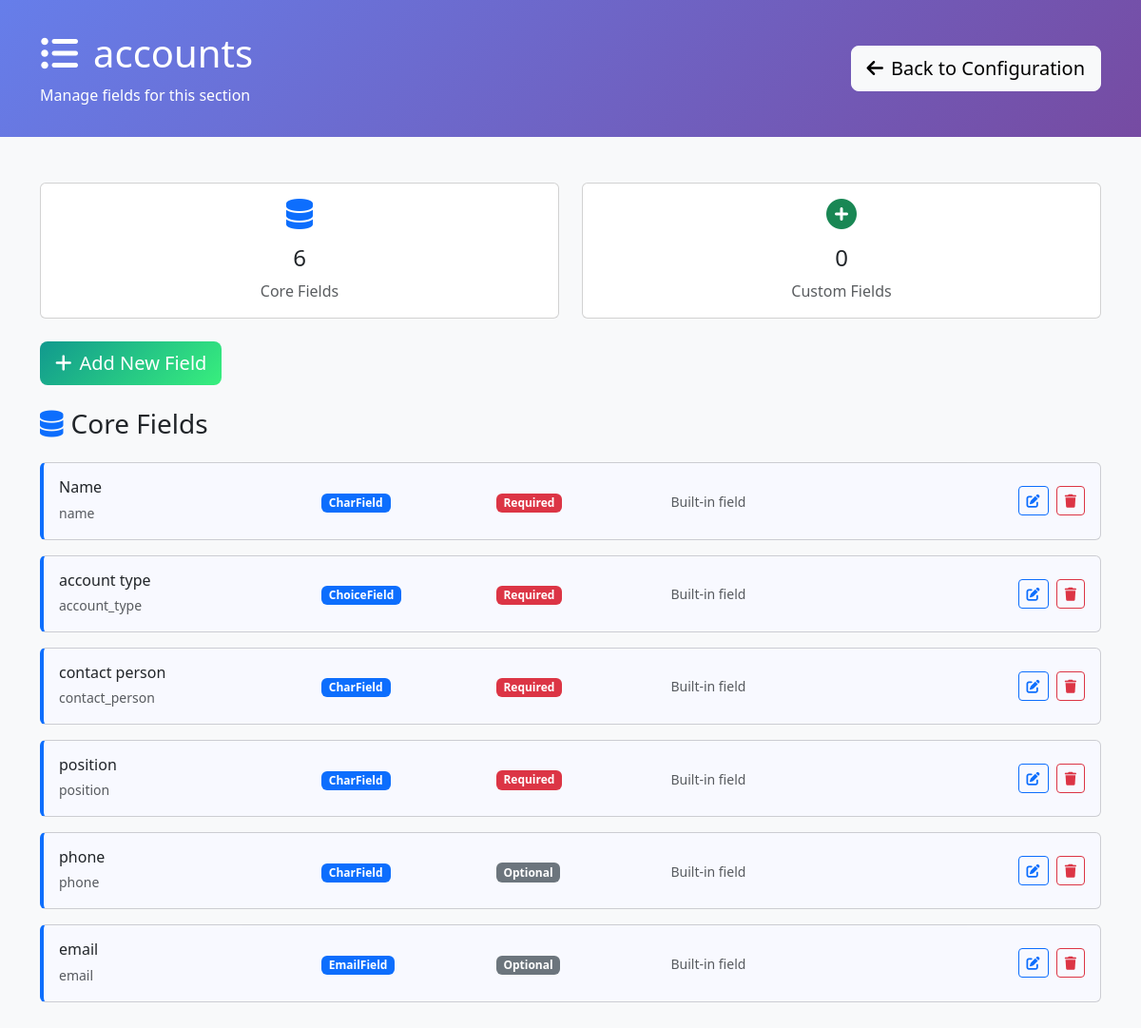
The page /configuration/section/5/ (signed in) on the database as committed earlier.
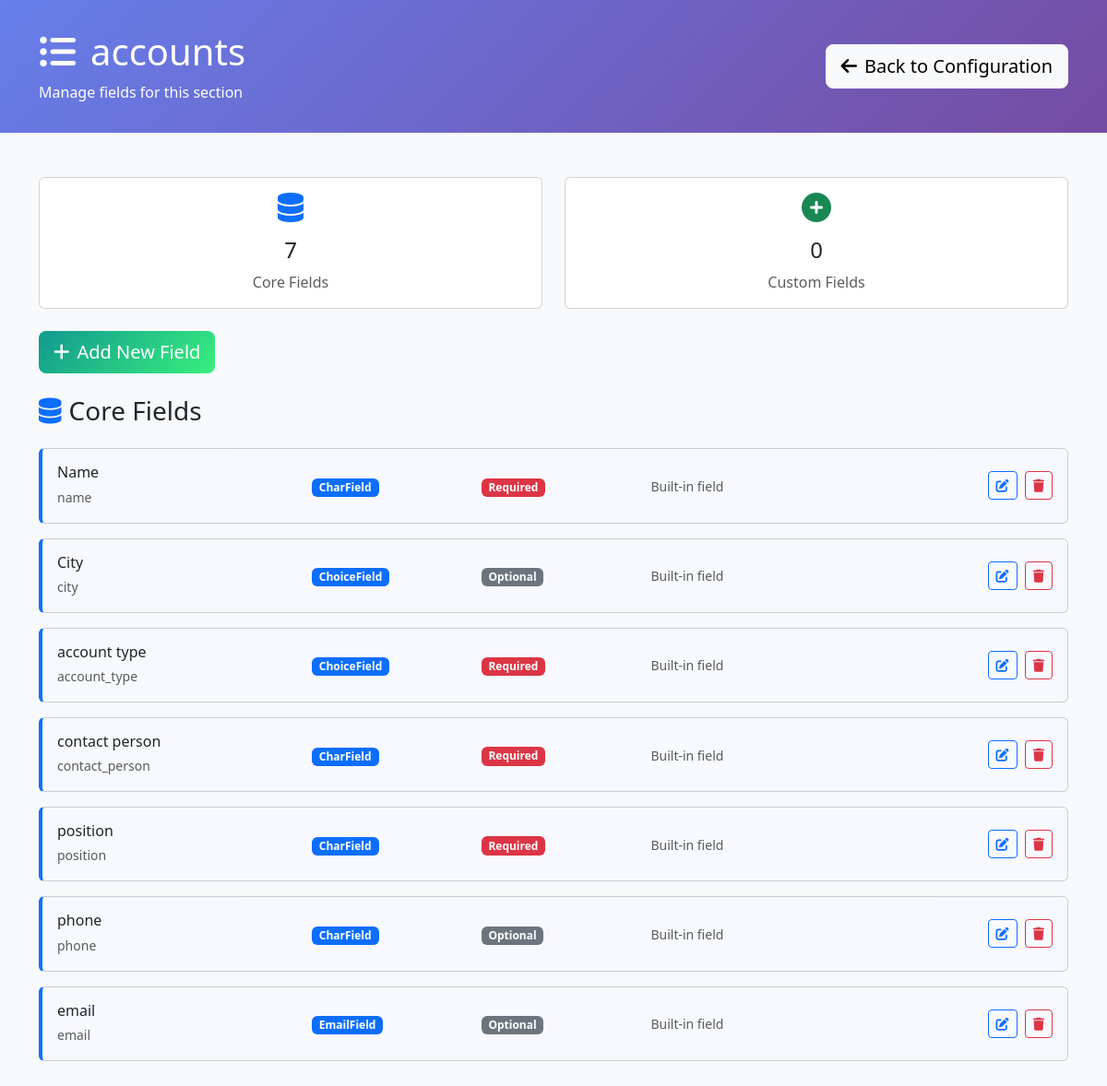
The same page on the database as committed later.
### requests/models.py (models this page shows, shortened)
class DynamicSection(models.Model):
    name = models.CharField(max_length=255, unique=True, help_text="Internal section name")
    display_name = models.CharField(max_length=255, help_text="Display name shown to users")
    description = models.TextField(blank=True, help_text="Description of this section's purpose")
    order = models.IntegerField(default=100, help_text="Display order")
    is_core_section = models.BooleanField(default=False, help_text="True if this represents an existing admin model")
    source_model = models.CharField(max_length=255, blank=True, help_text="Full model name (e.g. 'accounts.Account') for core sections")
    created_at = models.DateTimeField(auto_now_add=True)
    updated_at = models.DateTimeField(auto_now=True)
    class Meta:
        verbose_name = "Dynamic Section"
        verbose_name_plural = "Dynamic Sections"
        ordering = ['is_core_section', 'order', 'name']

class DynamicField(models.Model):
    FIELD_TYPES = [
        ('char', 'Text (Short)'),
        ('text', 'Text (Long)'),
        ('email', 'Email'),
        ('url', 'URL'),
        ('slug', 'Slug'),
        ('integer', 'Integer'),
        ('decimal', 'Decimal'),
        ('float', 'Float'),
        ('date', 'Date'),
        ('datetime', 'Date & Time'),
        ('time', 'Time'),
        ('boolean', 'Checkbox (Yes/No)'),
        ('choice', 'Dropdown (Single Choice)'),
        ('multiple_choice', 'Multiple Choice'),
        ('file', 'File Upload'),
        ('image', 'Image Upload'),
        ('foreign_key', 'Link to Another Model'),
        ('many_to_many', 'Multiple Links'),
        ('json', 'JSON Data'),
    ]
    model = models.ForeignKey(DynamicModel, on_delete=models.CASCADE, related_name='fields', null=True, blank=True)
    section = models.ForeignKey(DynamicSection, on_delete=models.CASCADE, related_name='fields', null=True, blank=True)
    name = models.CharField(max_length=100, help_text="Field name in database (lowercase, underscores)")
    display_name = models.CharField(max_length=100, help_text="Label shown in forms")
    field_type = models.CharField(max_length=20, choices=FIELD_TYPES)
    is_core_field = models.BooleanField(default=False, help_text="True if this represents an existing model field")
    CORE_MODE_CHOICES = [
        ('override', 'Override Existing Field'),
        ('create', 'Create New Core Field'),
    ]
    STORAGE_CHOICES = [
        ('model_field', 'Store in Model Field'),
        ('value_store', 'Store in DynamicFieldValue'),
    ]
    core_mode = models.CharField(
        max_length=20,
        choices=CORE_MODE_CHOICES,
        default='override',
        help_text="Whether to override existing field or create new one"
    )
    model_field_name = models.CharField(
        max_length=100,
        blank=True,
        help_text="Name of existing model field to override (required for override mode)"
    )
    storage = models.CharField(
        max_length=20,
        choices=STORAGE_CHOICES,
        default='value_store',
        help_text="Where to store field values"
    )
    required = models.BooleanField(default=False)
    default_value = models.TextField(blank=True, help_text="Default value (JSON format for complex types)")
    help_text = models.CharField(max_length=200, blank=True)
    max_length = models.PositiveIntegerField(null=True, blank=True, help_text="For text fields")
    max_digits = models.PositiveIntegerField(null=True, blank=True, help_text="For decimal fields")
    decimal_places = models.PositiveIntegerField(null=True, blank=True, help_text="For decimal fields")
    choices = models.JSONField(default=dict, help_text="For choice fields: {'value': 'display_name'}")
    related_model = models.CharField(max_length=100, blank=True, help_text="Model to link to (app.Model)")
    section_name = models.CharField(max_length=100, default='General', help_text="Form section name for grouping (legacy field)")
    order = models.PositiveIntegerField(default=0, help_text="Order within section")
    is_active = models.BooleanField(default=True, help_text="Whether field is shown in forms")
    created_at = models.DateTimeField(auto_now_add=True)
    updated_at = models.DateTimeField(auto_now=True)
    class Meta:
        verbose_name = "Dynamic Field"
        verbose_name_plural = "Dynamic Fields"
        ordering = ['model', 'section', 'section_name', 'order']

### requests/configuration_views.py (the view, shortened to what this page needs)
# urls.py: path('section/<int:section_id>/', configuration_views.section_fields, name='section_fields'),
@staff_member_required
def section_fields(request, section_id):
    from requests.models import DynamicSection
    is_legacy_dynamic = request.GET.get('dynamic') == 'true'
    if is_legacy_dynamic:
        dynamic_model = get_object_or_404(DynamicModel, id=section_id)
        model_name = f"{dynamic_model.app_label}.{dynamic_model.name}"
        display_name = dynamic_model.display_name
        fields = DynamicField.objects.filter(
            model=dynamic_model,
            is_active=True
        ).order_by('section_name', 'order')
        section_type = 'legacy'
        model_fields = []  # Legacy models don't have core model fields
    else:
        section = get_object_or_404(DynamicSection, id=section_id)
        model_name = section.name
        display_name = section.display_name
        section_type = 'core' if section.is_core_section else 'custom'
        fields = section.fields.filter(is_active=True).order_by('order')
        if section.is_core_section:
            model_fields = []
            core_fields = fields.filter(is_core_field=True)
            for field in core_fields:
                choices_obj = {}
                try:
                    if field.choices and field.choices != '{}':
                        choices_obj = json.loads(field.choices)
                except (json.JSONDecodeError, ValueError):
                    choices_obj = {}
                model_fields.append({
                    'id': field.id,
                    'name': field.name,
                    'display_name': field.display_name,
                    'field_type': field.field_type,
                    'required': field.required,
                    'is_model_field': True,
                    'is_core_field': True,
                    'choices': choices_obj,  # Pass Python dict for json_script filter
                    'choices_script_id': f'choices-{field.id}'  # Pre-computed script ID
                })
        else:
            model_fields = []
    dynamic_fields = []
    for field in fields:
        if section_type == 'core' and field.is_core_field:
            continue
    context = {
        'section_id': section_id,
        'section_name': model_name,
        'display_name': display_name,
        'section_type': section_type,
        'source_model': getattr(section, 'source_model', '') if not is_legacy_dynamic else '',
        'model_fields': model_fields,
        'dynamic_fields': dynamic_fields,
        'all_fields': model_fields + dynamic_fields,
        'is_legacy_dynamic': is_legacy_dynamic,
        'is_core_section': section_type == 'core',
        'is_custom_section': section_type == 'custom'
    }
    return render(request, 'configuration/section_fields.html', context)

### requests/templates/configuration/section_fields.html (shortened to what this page needs)
<!DOCTYPE html>
<html lang="en">
<head>
    <link href="https://cdn.jsdelivr.net/npm/bootstrap@5.3.0/dist/css/bootstrap.min.css" rel="stylesheet">
    <link href="https://cdnjs.cloudflare.com/ajax/libs/font-awesome/6.0.0/css/all.min.css" rel="stylesheet">
</head>
<body class="bg-light">
    <div class="config-header">
        <div class="container">
            <div class="row align-items-center">
                <div class="col-md-8">
                    <h1 class="mb-2">
                        <i class="fas fa-list-ul me-3"></i>{{ display_name }}
                    </h1>
                    <p class="mb-0 opacity-90">
                        Manage fields for this section
                    </p>
                </div>
                <div class="col-md-4 text-end">
                    <a href="{% url 'configuration:dashboard' %}" class="btn btn-light btn-lg">
                        <i class="fas fa-arrow-left me-2"></i>Back to Configuration
                    </a>
                </div>
            </div>
        </div>
    </div>
    <div class="container my-5">
        <div class="row mb-4">
            <div class="col-md-6">
                <div class="card text-center">
                    <div class="card-body">
                        <i class="fas fa-database fa-2x text-primary mb-3"></i>
                        <h4>{{ model_fields|length }}</h4>
                        <p class="text-muted mb-0">Core Fields</p>
                    </div>
                </div>
            </div>
            <div class="col-md-6">
                <div class="card text-center">
                    <div class="card-body">
                        <i class="fas fa-plus-circle fa-2x text-success mb-3"></i>
                        <h4>{{ dynamic_fields|length }}</h4>
                        <p class="text-muted mb-0">Custom Fields</p>
                    </div>
                </div>
            </div>
        </div>
        <div class="row mb-4">
            <div class="col-12">
                <button class="btn btn-add-field btn-lg" onclick="showAddFieldModal()">
                    <i class="fas fa-plus me-2"></i>Add New Field
                </button>
            </div>
        </div>
        {% if model_fields %}
        <div class="row">
            <div class="col-12">
                <h3 class="mb-4">
                    <i class="fas fa-database me-2 text-primary"></i>Core Fields
                </h3>
                {% for field in model_fields %}
                <div class="card field-card model-field mb-3" data-field-id="{{ field.id }}">
                    <div class="card-body">
                        <div class="row align-items-center">
                            <div class="col-md-3">
                                <h6 class="mb-1 field-title">{{ field.display_name }}</h6>
                                <small class="text-muted">{{ field.name }}</small>
                            </div>
                            <div class="col-md-2">
                                <span class="badge bg-primary field-type-badge" data-type="{{ field.field_type }}">{{ field.field_type }}</span>
                            </div>
                            <div class="col-md-2">
                                {% if field.required %}
                                <span class="badge bg-danger">Required</span>
                                {% else %}
                                <span class="badge bg-secondary">Optional</span>
                                {% endif %}
                            </div>
                            <div class="col-md-3">
                                <small class="text-muted">Built-in field</small>
                            </div>
                            <div class="col-md-2 text-end">
                                <button class="btn btn-outline-primary btn-sm me-1"
                                        onclick="editField({{ field.id }}, 'model')">
                                    <i class="fas fa-edit"></i>
                                </button>
                                <button class="btn btn-outline-danger btn-sm"
                                        onclick="deleteField({{ field.id }}, '{{ field.display_name }}')">
                                    <i class="fas fa-trash"></i>
                                </button>
                            </div>
                        </div>
                    </div>
                </div>
                {% endfor %}
            </div>
        </div>
        {% endif %}
    </div>
</body>
</html>

### requests/templates/configuration/section_fields.html (style rules this page uses)
.config-header { background: linear-gradient(135deg, #667eea 0%, #764ba2 100%); color: white; padding: 2rem 0; }
.field-card { transition: all 0.3s ease; border-left: 4px solid #dee2e6; }
.field-card.model-field { border-left-color: #0d6efd; background-color: #f8f9ff; }
.field-type-badge { font-size: 0.75rem; padding: 0.25rem 0.5rem; }
.btn-add-field { background: linear-gradient(135deg, #11998e 0%, #38ef7d 100%); border: none; color: white; }

Rows that differ between the two databases and show on the page:
added DynamicField: display_name "City", name "city", field_type "ChoiceField"
Other text that changed with them:
{{ model_fields|length }}: "6" → "7"
new list line: "Optional Built-in field"
